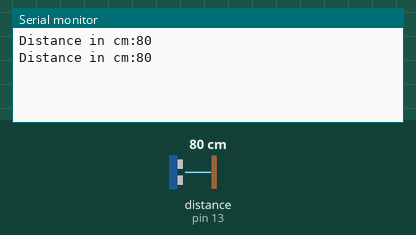
Simulated run of this sketch. Board: Arduino Uno, built with avr-gcc and run on an emulated ATmega328P. Parts: the last lines printed to the serial monitor. Inputs (shaded band) come from the test bench; at power-on: distance to the obstacle (sensor on pin 13) 80 cm.

Above: at 1.8 s.
1.9 s: distance to the obstacle (sensor on pin 13) set to 2 cm
At 2.8 s:
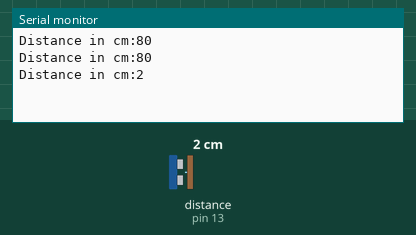
3.4 s: distance to the obstacle (sensor on pin 13) set to 4 cm
At 4.5 s:
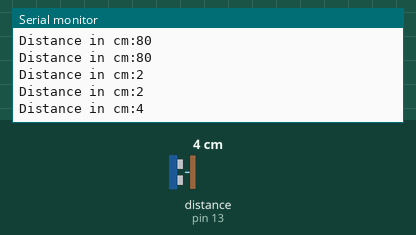
Timing chart, 0 to 6.4 s (numbered marks = the images above; inputs shaded):
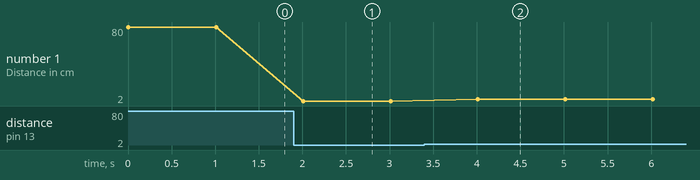

Measured:
- after the input at 1.9 s, the serial monitor: prints a new line after 0.11 s (image 1)
- after the input at 3.4 s, the serial monitor: prints a new line after 0.61 s (image 2)
- plotted number 1: 80 → 2 after the input at 1.9 s, 2 → 4 after the input at 3.4 s

The sketch:

ultrasonic.ino
```cpp
#include<Ultrasonic.h>
Ultrasonic myUltra(12,13);
int distance;
void setup(){
  Serial.begin(9600);
}
void loop(){
  distance=myUltra.read();
  Serial.print("Distance in cm:");
  Serial.println(distance);
  delay(1000);
}
```
